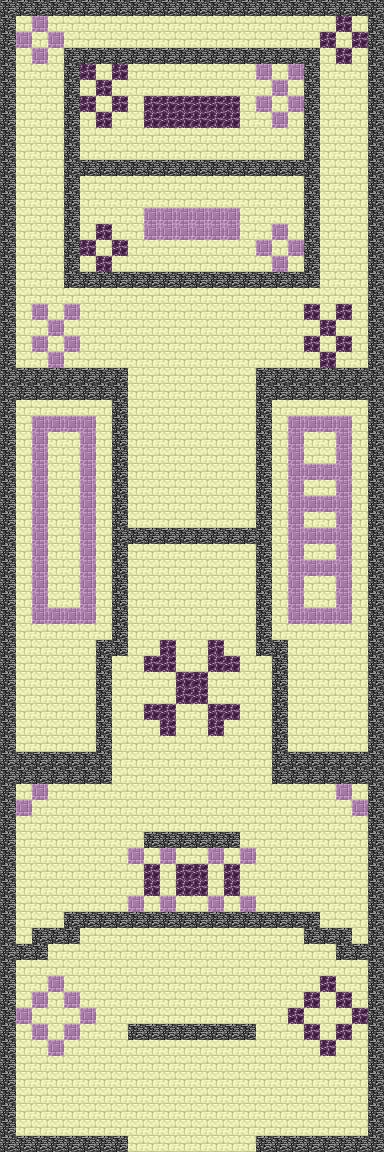

A 2D game scene composited from a Tiled map and its tileset images. What follows is a short description and the map's XML, with every tile layer's data as written:
An orthogonal 24x72 tile map with 16x16 px tiles, 1 tile layer (Capa de patrones 1).

<map version="1.4" tiledversion="1.4.2" orientation="orthogonal" renderorder="right-down" width="24" height="72" tilewidth="16" tileheight="16" infinite="0" nextlayerid="2" nextobjectid="1">
 <tileset firstgid="1" source="../Tilesets/tileset_1.tsx" />
 <layer id="1" name="Capa de patrones 1" width="24" height="72">
  <data encoding="csv">
12,12,12,12,12,12,12,12,12,12,12,12,12,12,12,12,12,12,12,12,12,12,12,12,
12,9,10,9,9,9,9,9,9,9,9,9,9,9,9,9,9,9,9,9,9,11,9,12,
12,10,9,10,9,9,9,9,9,9,9,9,9,9,9,9,9,9,9,9,11,9,11,12,
12,9,10,9,12,12,12,12,12,12,12,12,12,12,12,12,12,12,12,12,9,11,9,12,
12,9,9,9,12,11,9,11,9,9,9,9,9,9,9,9,10,9,10,12,9,9,9,12,
12,9,9,9,12,9,11,9,9,9,9,9,9,9,9,9,9,10,9,12,9,9,9,12,
12,9,9,9,12,11,9,11,9,11,11,11,11,11,11,9,10,9,10,12,9,9,9,12,
12,9,9,9,12,9,11,9,9,11,11,11,11,11,11,9,9,10,9,12,9,9,9,12,
12,9,9,9,12,9,9,9,9,9,9,9,9,9,9,9,9,9,9,12,9,9,9,12,
12,9,9,9,12,9,9,9,9,9,9,9,9,9,9,9,9,9,9,12,9,9,9,12,
12,9,9,9,12,12,12,12,12,12,12,12,12,12,12,12,12,12,12,12,9,9,9,12,
12,9,9,9,12,9,9,9,9,9,9,9,9,9,9,9,9,9,9,12,9,9,9,12,
12,9,9,9,12,9,9,9,9,9,9,9,9,9,9,9,9,9,9,12,9,9,9,12,
12,9,9,9,12,9,9,9,9,10,10,10,10,10,10,9,9,9,9,12,9,9,9,12,
12,9,9,9,12,9,11,9,9,10,10,10,10,10,10,9,9,10,9,12,9,9,9,12,
12,9,9,9,12,11,9,11,9,9,9,9,9,9,9,9,10,9,10,12,9,9,9,12,
12,9,9,9,12,9,11,9,9,9,9,9,9,9,9,9,9,10,9,12,9,9,9,12,
12,9,9,9,12,12,12,12,12,12,12,12,12,12,12,12,12,12,12,12,9,9,9,12,
12,9,9,9,9,9,9,9,9,9,9,9,9,9,9,9,9,9,9,9,9,9,9,12,
12,9,10,9,10,9,9,9,9,9,9,9,9,9,9,9,9,9,9,11,9,11,9,12,
12,9,9,10,9,9,9,9,9,9,9,9,9,9,9,9,9,9,9,9,11,9,9,12,
12,9,10,9,10,9,9,9,9,9,9,9,9,9,9,9,9,9,9,11,9,11,9,12,
12,9,9,10,9,9,9,9,9,9,9,9,9,9,9,9,9,9,9,9,11,9,9,12,
12,12,12,12,12,12,12,12,9,9,9,9,9,9,9,9,12,12,12,12,12,12,12,12,
12,12,12,12,12,12,12,12,9,9,9,9,9,9,9,9,12,12,12,12,12,12,12,12,
12,9,9,9,9,9,9,12,9,9,9,9,9,9,9,9,12,9,9,9,9,9,9,12,
12,9,10,10,10,10,9,12,9,9,9,9,9,9,9,9,12,9,10,10,10,10,9,12,
12,9,10,9,9,10,9,12,9,9,9,9,9,9,9,9,12,9,10,9,9,10,9,12,
12,9,10,9,9,10,9,12,9,9,9,9,9,9,9,9,12,9,10,9,9,10,9,12,
12,9,10,9,9,10,9,12,9,9,9,9,9,9,9,9,12,9,10,10,10,10,9,12,
12,9,10,9,9,10,9,12,9,9,9,9,9,9,9,9,12,9,10,9,9,10,9,12,
12,9,10,9,9,10,9,12,9,9,9,9,9,9,9,9,12,9,10,10,10,10,9,12,
12,9,10,9,9,10,9,12,9,9,9,9,9,9,9,9,12,9,10,9,9,10,9,12,
12,9,10,9,9,10,9,12,12,12,12,12,12,12,12,12,12,9,10,10,10,10,9,12,
12,9,10,9,9,10,9,12,9,9,9,9,9,9,9,9,12,9,10,9,9,10,9,12,
12,9,10,9,9,10,9,12,9,9,9,9,9,9,9,9,12,9,10,10,10,10,9,12,
12,9,10,9,9,10,9,12,9,9,9,9,9,9,9,9,12,9,10,9,9,10,9,12,
12,9,10,9,9,10,9,12,9,9,9,9,9,9,9,9,12,9,10,9,9,10,9,12,
12,9,10,10,10,10,9,12,9,9,9,9,9,9,9,9,12,9,10,10,10,10,9,12,
12,9,9,9,9,9,9,12,9,9,9,9,9,9,9,9,12,9,9,9,9,9,9,12,
12,9,9,9,9,9,12,12,9,9,11,9,9,11,9,9,12,12,9,9,9,9,9,12,
12,9,9,9,9,9,12,9,9,11,11,9,9,11,11,9,9,12,9,9,9,9,9,12,
12,9,9,9,9,9,12,9,9,9,9,11,11,9,9,9,9,12,9,9,9,9,9,12,
12,9,9,9,9,9,12,9,9,9,9,11,11,9,9,9,9,12,9,9,9,9,9,12,
12,9,9,9,9,9,12,9,9,11,11,9,9,11,11,9,9,12,9,9,9,9,9,12,
12,9,9,9,9,9,12,9,9,9,11,9,9,11,9,9,9,12,9,9,9,9,9,12,
12,9,9,9,9,9,12,9,9,9,9,9,9,9,9,9,9,12,9,9,9,9,9,12,
12,12,12,12,12,12,12,9,9,9,9,9,9,9,9,9,9,12,12,12,12,12,12,12,
12,12,12,12,12,12,12,9,9,9,9,9,9,9,9,9,9,12,12,12,12,12,12,12,
12,9,10,9,9,9,9,9,9,9,9,9,9,9,9,9,9,9,9,9,9,10,9,12,
12,10,9,9,9,9,9,9,9,9,9,9,9,9,9,9,9,9,9,9,9,9,10,12,
12,9,9,9,9,9,9,9,9,9,9,9,9,9,9,9,9,9,9,9,9,9,9,12,
12,9,9,9,9,9,9,9,9,12,12,12,12,12,12,9,9,9,9,9,9,9,9,12,
12,9,9,9,9,9,9,9,10,9,10,9,9,10,9,10,9,9,9,9,9,9,9,12,
12,9,9,9,9,9,9,9,9,11,9,11,11,9,11,9,9,9,9,9,9,9,9,12,
12,9,9,9,9,9,9,9,9,11,9,11,11,9,11,9,9,9,9,9,9,9,9,12,
12,9,9,9,9,9,9,9,10,9,10,9,9,10,9,10,9,9,9,9,9,9,9,12,
12,9,9,9,12,12,12,12,12,12,12,12,12,12,12,12,12,12,12,12,9,9,9,12,
12,9,12,12,12,9,9,9,9,9,9,9,9,9,9,9,9,9,9,12,12,12,9,12,
12,12,12,9,9,9,9,9,9,9,9,9,9,9,9,9,9,9,9,9,9,12,12,12,
12,9,9,9,9,9,9,9,9,9,9,9,9,9,9,9,9,9,9,9,9,9,9,12,
12,9,9,10,9,9,9,9,9,9,9,9,9,9,9,9,9,9,9,9,11,9,9,12,
12,9,10,9,10,9,9,9,9,9,9,9,9,9,9,9,9,9,9,11,9,11,9,12,
12,10,9,9,9,10,9,9,9,9,9,9,9,9,9,9,9,9,11,9,9,9,11,12,
12,9,10,9,10,9,9,9,12,12,12,12,12,12,12,12,9,9,9,11,9,11,9,12,
12,9,9,10,9,9,9,9,9,9,9,9,9,9,9,9,9,9,9,9,11,9,9,12,
12,9,9,9,9,9,9,9,9,9,9,9,9,9,9,9,9,9,9,9,9,9,9,12,
12,9,9,9,9,9,9,9,9,9,9,9,9,9,9,9,9,9,9,9,9,9,9,12,
12,9,9,9,9,9,9,9,9,9,9,9,9,9,9,9,9,9,9,9,9,9,9,12,
12,9,9,9,9,9,9,9,9,9,9,9,9,9,9,9,9,9,9,9,9,9,9,12,
12,9,9,9,9,9,9,9,9,9,9,9,9,9,9,9,9,9,9,9,9,9,9,12,
12,12,12,12,12,12,12,12,9,9,9,9,9,9,9,9,12,12,12,12,12,12,12,12
</data>
 </layer>
</map>